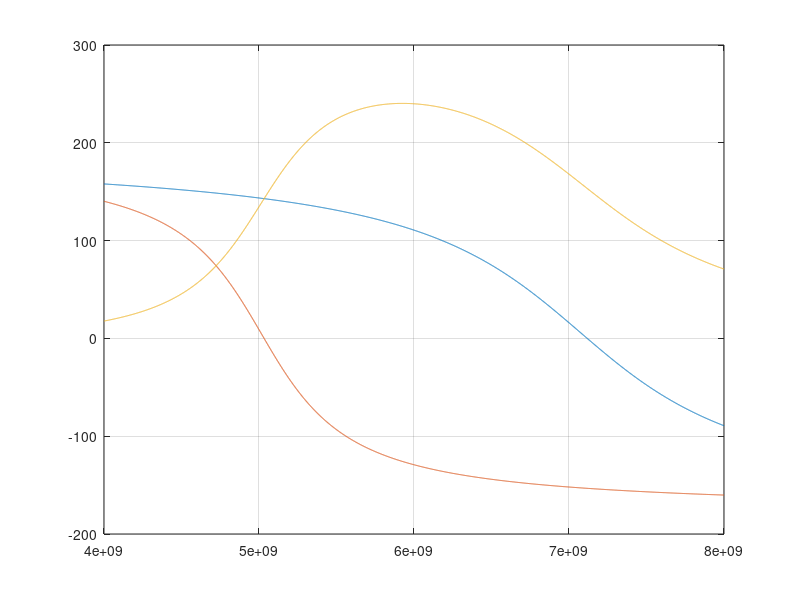

Here is the MATLAB script that generated this plot: (Note: this script raises an error after producing the figure.)

f=4e9:0.001e9:8e9;
w=2*pi*f;
Z0 = 120*pi;

% Linea azul
Lo1 = 2e-9;
Lp1 = 0e-9; % Izquierda (bajar valor) / Derecha (subir valor) 
Cp1 = 0.25e-12; % Derecha (bajar valor) / Izquierda (subir valor) 
zin1=(1-w.*w*Lp1*Cp1).*(1i*w*Lo1)./(1-w.*w*(Lo1+Lp1)*Cp1); 
rho1=(zin1-Z0)./(zin1+Z0);

% Linea naranja
Lo2 = 2e-9;
Lp2 = 0e-9; % Parche !
Cp2 = 0.5e-12; % Gap !
zin2=(1-w.*w*Lp2*Cp2).*(1i*w*Lo2)./(1-w.*w*(Lo2+Lp2)*Cp2);
rho2=(zin2-Z0)./(zin2+Z0);



plot(f,unwrap(angle(rho1))*180/pi,f,unwrap(angle(rho2))*180/pi,f,unwrap(angle(rho1))*180/pi-unwrap(angle(rho2))*180/pi);grid

yline(-180, 'm:', 'LineWidth', 2, 'Label', 'Ref -180', 'Color', 'm'); 
xline(5.8e9, 'g--', 'LineWidth', 1.5, 'Label', '5.8 GHz', 'Color', 'g');
